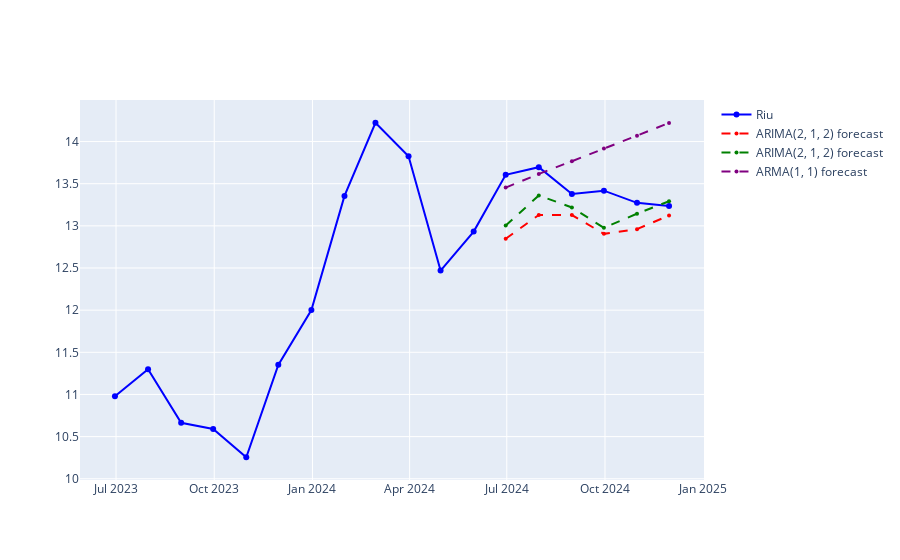

Notebook code cell kept with this figure:
### Code cell
trace_riu = go.Scatter(
    x=df.iloc[-18:].index,
    y=df.iloc[-18:]["Adj Close"],
    mode="lines+markers",
    line=dict(color="blue"),
    name="Riu"
)

ARIMA1_forecast = go.Scatter(
    x=forecast_index,
    y=arima1_preds,
    line=dict(color='red', dash='dash'),
    mode="lines+markers",
    marker=dict(symbol='circle', size=4),
    name=f"ARIMA{arima1.order} forecast"
)

ARIMA2_forecast = go.Scatter(
    x=forecast_index,
    y=arima2_preds,
    line=dict(color='green', dash='dash'),
    mode="lines+markers",
    marker=dict(symbol='circle', size=4),
    name=f"ARIMA{arima2.order} forecast"
)

# AR1_forecast = go.Scatter(
#     x=forecast_index,
#     y=AR1_reverted_preds,
#     line=dict(color='green', dash='dash'),
#     mode="lines+markers",
#     marker=dict(symbol='circle', size=4),
#     name=f"AR({AR1.order[0]}) forecast"

# )

ARMA1_forecast = go.Scatter(
    x=forecast_index,
    y=AR1_reverted_preds,
    line=dict(color='purple', dash='dash'),
    mode="lines+markers",
    marker=dict(symbol='circle', size=4),
    name=f"ARMA{ARMA1.order[0] , ARMA1.order[2]} forecast"

)



layout = go.Layout(
    title="Riu vs Forecasted Data",
    xaxis=dict(title="Time"),
    yaxis=dict(title="Value"),
    showlegend=True, 
)



fig = go.Figure(data=[trace_riu, ARIMA1_forecast, ARIMA2_forecast, ARMA1_forecast])
fig.show()

### Figure 1 — Plotly figure (JSON) as saved in the notebook; plotly's stock layout.template omitted (floating-point values rounded to 4 significant figures)
{"data": [{"line": {"color": "blue"}, "mode": "lines+markers", "name": "Riu", "type": "scatter", "x": ["2023-06-30 00:00:00+00:00", "2023-07-31 00:00:00+00:00", "2023-08-31 00:00:00+00:00", "2023-09-30 00:00:00+00:00", "2023-10-31 00:00:00+00:00", "2023-11-30 00:00:00+00:00", "2023-12-31 00:00:00+00:00", "2024-01-31 00:00:00+00:00", "2024-02-29 00:00:00+00:00", "2024-03-31 00:00:00+00:00", "2024-04-30 00:00:00+00:00", "2024-05-31 00:00:00+00:00", "2024-06-30 00:00:00+00:00", "2024-07-31 00:00:00+00:00", "2024-08-31 00:00:00+00:00", "2024-09-30 00:00:00+00:00", "2024-10-31 00:00:00+00:00", "2024-11-30 00:00:00+00:00"], "y": [10.98, 11.3, 10.66, 10.59, 10.25, 11.35, 12.0, 13.35, 14.22, 13.83, 12.47, 12.93, 13.6, 13.7, 13.38, 13.42, 13.27, 13.24]}, {"line": {"color": "red", "dash": "dash"}, "marker": {"size": 4, "symbol": "circle"}, "mode": "lines+markers", "name": "ARIMA(2, 1, 2) forecast", "type": "scatter", "x": ["2024-06-30T00:00:00+00:00", "2024-07-31T00:00:00+00:00", "2024-08-31T00:00:00+00:00", "2024-09-30T00:00:00+00:00", "2024-10-31T00:00:00+00:00", "2024-11-30T00:00:00+00:00"], "y": [12.85, 13.13, 13.13, 12.91, 12.96, 13.12]}, {"line": {"color": "green", "dash": "dash"}, "marker": {"size": 4, "symbol": "circle"}, "mode": "lines+markers", "name": "ARIMA(2, 1, 2) forecast", "type": "scatter", "x": ["2024-06-30T00:00:00+00:00", "2024-07-31T00:00:00+00:00", "2024-08-31T00:00:00+00:00", "2024-09-30T00:00:00+00:00", "2024-10-31T00:00:00+00:00", "2024-11-30T00:00:00+00:00"], "y": [13.0, 13.36, 13.22, 12.98, 13.14, 13.29]}, {"line": {"color": "purple", "dash": "dash"}, "marker": {"size": 4, "symbol": "circle"}, "mode": "lines+markers", "name": "ARMA(1, 1) forecast", "type": "scatter", "x": ["2024-06-30T00:00:00+00:00", "2024-07-31T00:00:00+00:00", "2024-08-31T00:00:00+00:00", "2024-09-30T00:00:00+00:00", "2024-10-31T00:00:00+00:00", "2024-11-30T00:00:00+00:00"], "y": [13.45, 13.62, 13.77, 13.92, 14.07, 14.22]}], "layout": {}}
